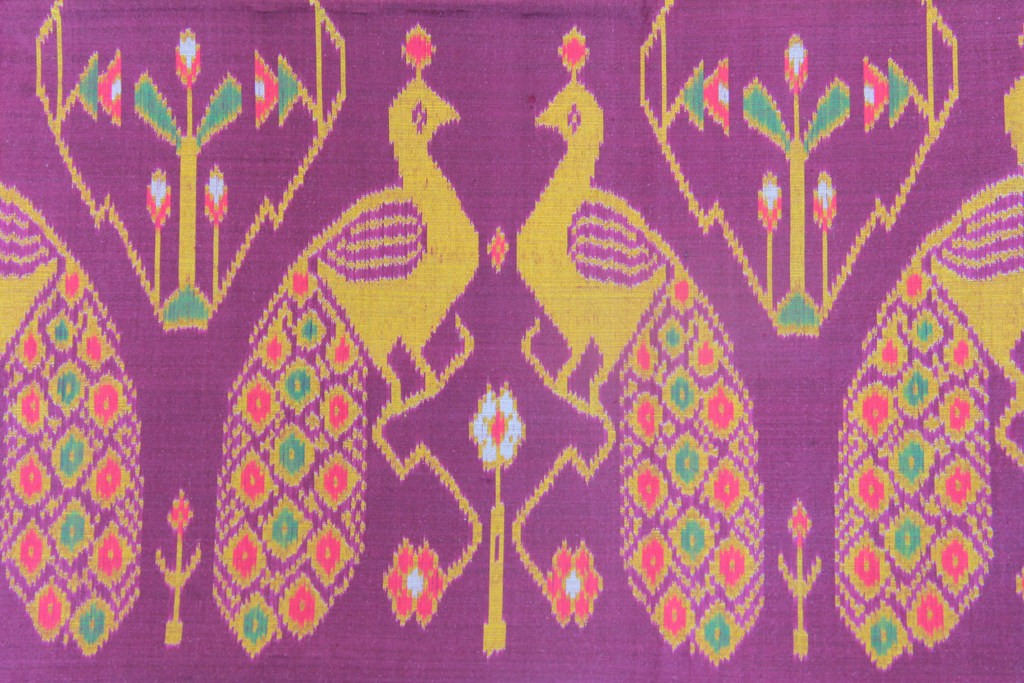
#> input picture images/005.jpg, 1024 x 683 px
$ python main.py
#> lines starting #> are read from the running program, lines starting #| are printed output that depends on the picture
'''
Created on Jan 4, 2557 BE

@author: Phisan Sookkhee
'''

import cv2

def CannyThreshold(lowThreshold):
    detected_edges = cv2.GaussianBlur(gray, (3, 3), 0)
    detected_edges = cv2.Canny(detected_edges, lowThreshold, lowThreshold * ratio, apertureSize=kernel_size)

    # just add some colour to edges from original image.
    dst = cv2.bitwise_and(img, img, mask=detected_edges)

    cv2.imshow('Fabrics Image Processing', detected_edges)
    # cv2.imshow('Fabrics Image Processing', dst)

if __name__ == '__main__':
    lowThreshold = 0
    max_lowThreshold = 100
    ratio = 3
    kernel_size = 3

    img = cv2.imread('../images/005.jpg')
#> img is the input picture: shape (683, 1024, 3); mean B, G, R 129.6, 107.2, 175.2
    gray = cv2.cvtColor(img, cv2.COLOR_BGR2GRAY)
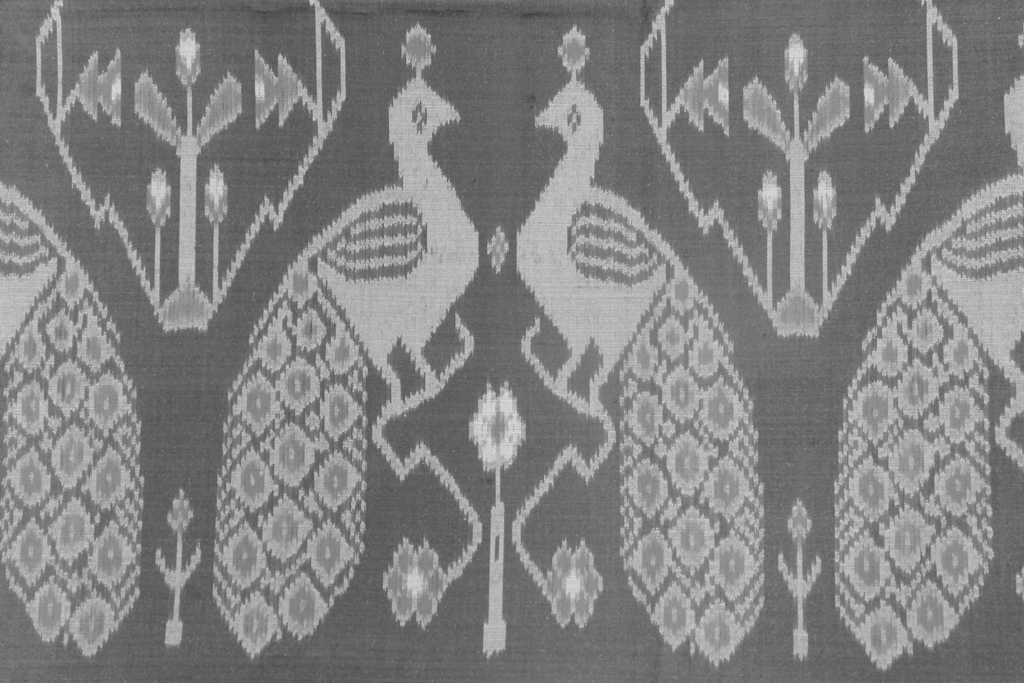
#> gray: shape (683, 1024); min 57, max 226, mean 130.1

    cv2.namedWindow('Fabrics Image Processing')

    cv2.createTrackbar('Min threshold', 'Fabrics Image Processing', lowThreshold, max_lowThreshold, CannyThreshold)
#> slider 'Min threshold' is set to 20

    # initialization
    CannyThreshold(lowThreshold)
#> in CannyThreshold, `detected_edges = cv2.Canny(detected_edges, lowThreshold, lowThreshold ..`:
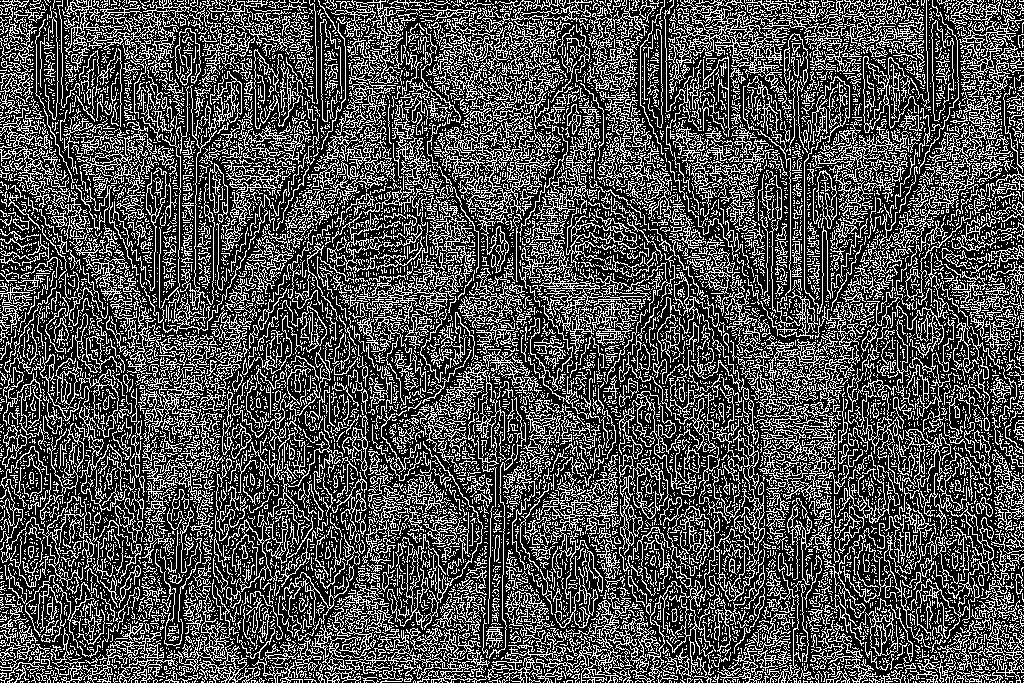
#> detected_edges: shape (683, 1024); 31% white in thin lines or dots
#> in CannyThreshold, `dst = cv2.bitwise_and(img, img, mask=detected_edges)`:
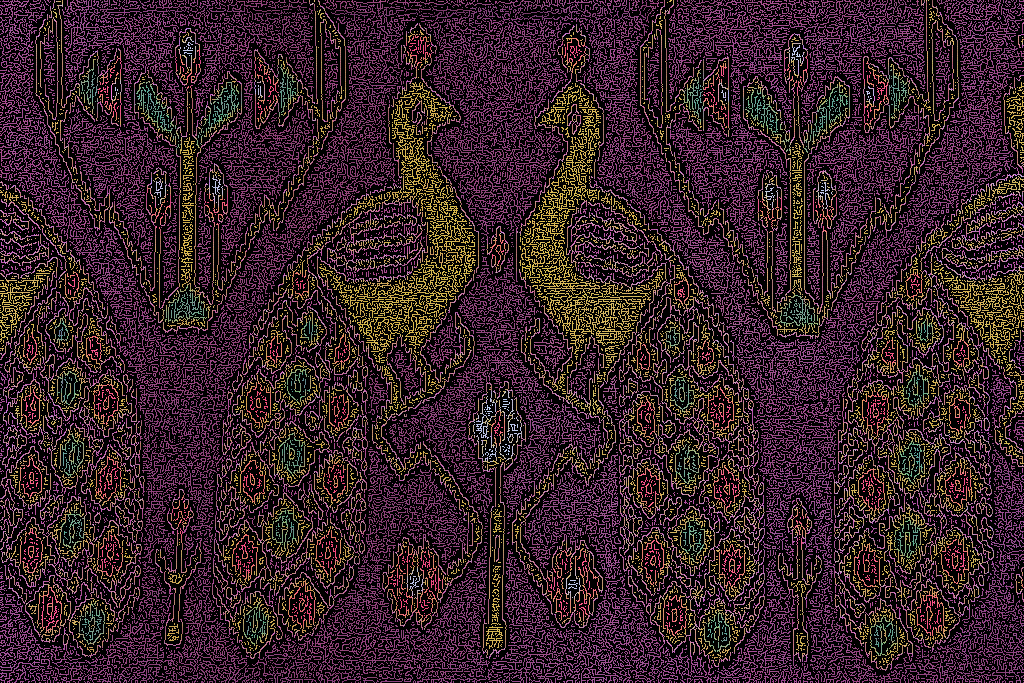
#> dst: shape (683, 1024, 3); mean B, G, R 40.5, 33, 53.8

    key = cv2.waitKey(0)
#> call 2 of CannyThreshold, with lowThreshold = 20
#> in CannyThreshold (call 2), `detected_edges = cv2.Canny(detected_edges, lowThreshold, lowThreshold ..`:
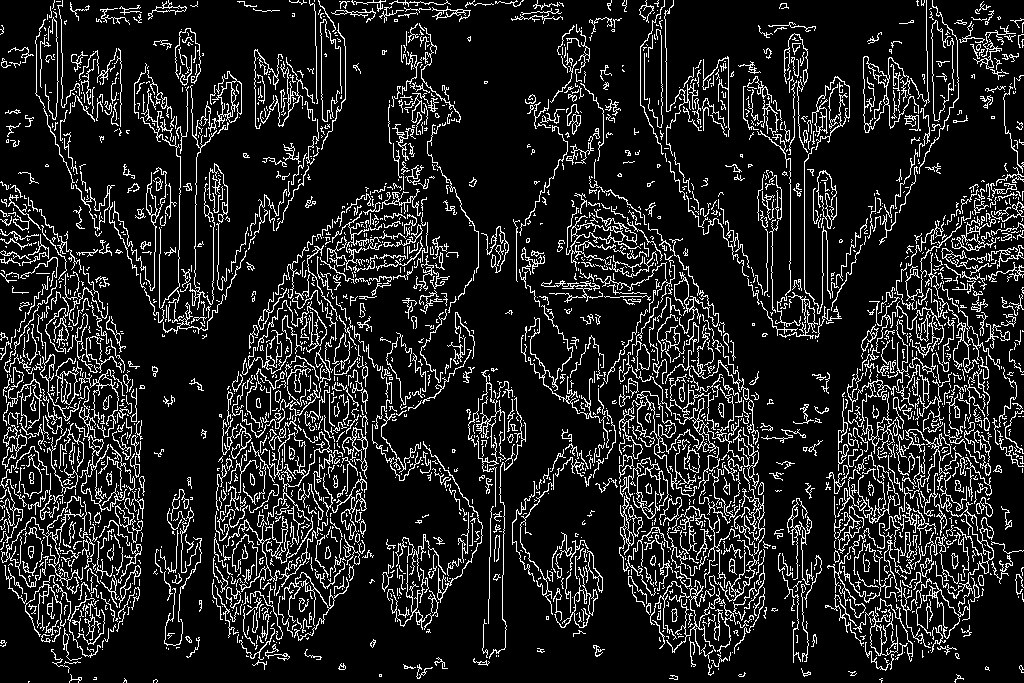
#> detected_edges: shape (683, 1024); 13.4% white in thin lines or dots
#> in CannyThreshold (call 2), `dst = cv2.bitwise_and(img, img, mask=detected_edges)`:
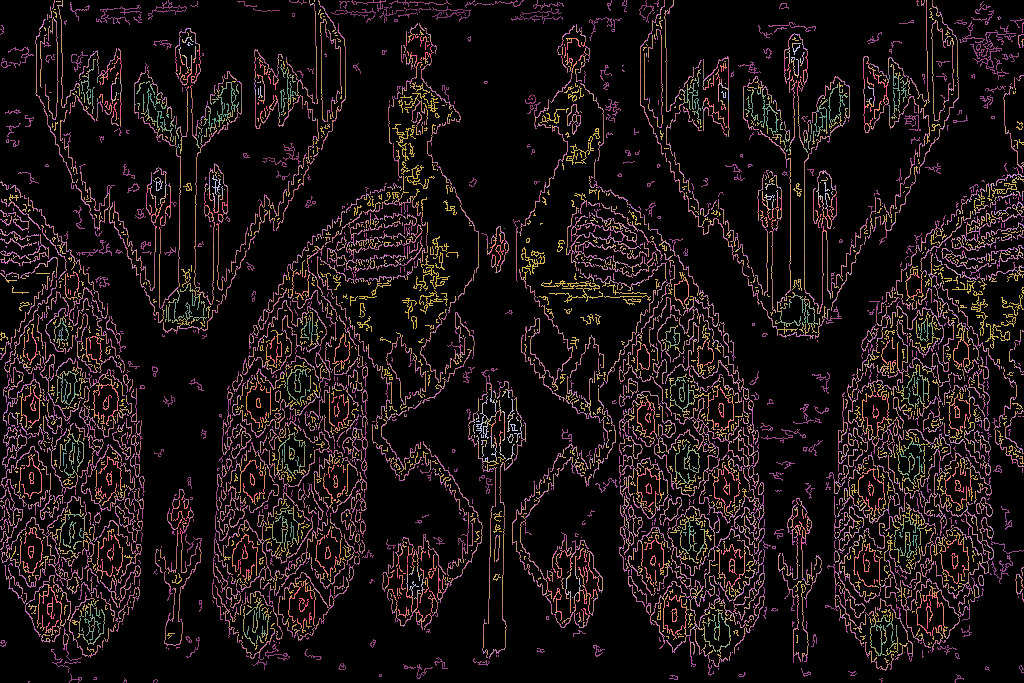
#> dst: shape (683, 1024, 3); mean B, G, R 17.8, 17.4, 25.4
#> (key Esc is pressed here)

    if key == 27:
        cv2.destroyAllWindows()

    # elif key == ord('s'):
    #     cv2.imwrite('result.jpg',detected_edges)
    #     cv2.destroyAllWindows()

$ run again, with images/001.jpg copied over images/005.jpg
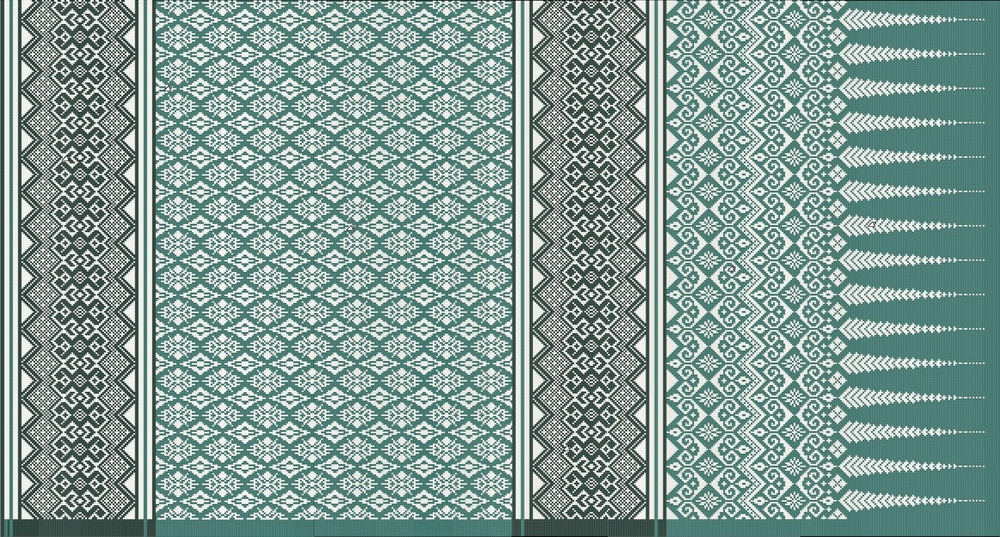
#> input picture images/001.jpg, 1000 x 537 px, shrunk from 3072 x 1650 before the run
#> img is the input picture: shape (537, 1000, 3); mean B, G, R 151.3, 157.1, 132.7
#> in CannyThreshold, `detected_edges = cv2.Canny(detected_edges, lowThreshold, lowThreshold ..`:
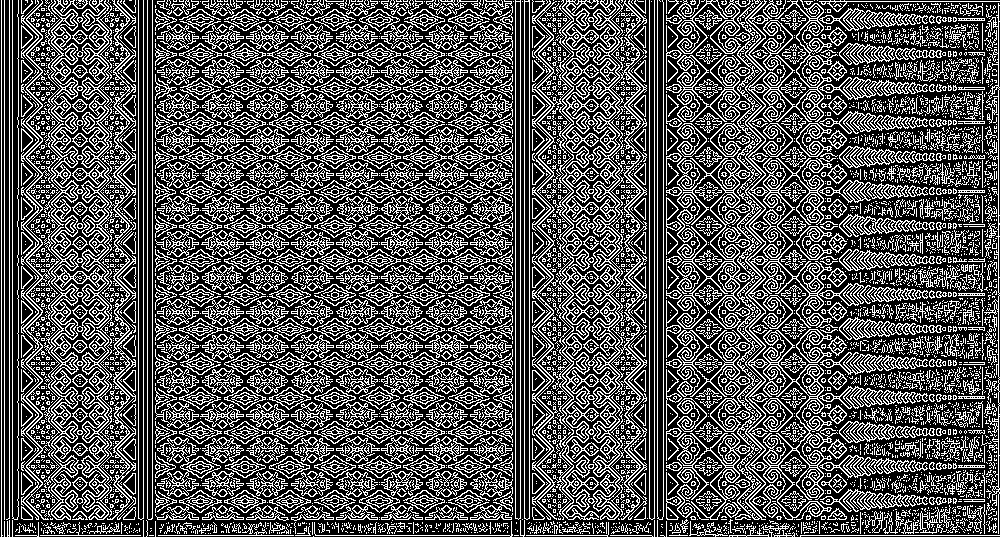
#> detected_edges: shape (537, 1000); 33.3% white in thin lines or dots
#> in CannyThreshold (call 2), `dst = cv2.bitwise_and(img, img, mask=detected_edges)`:
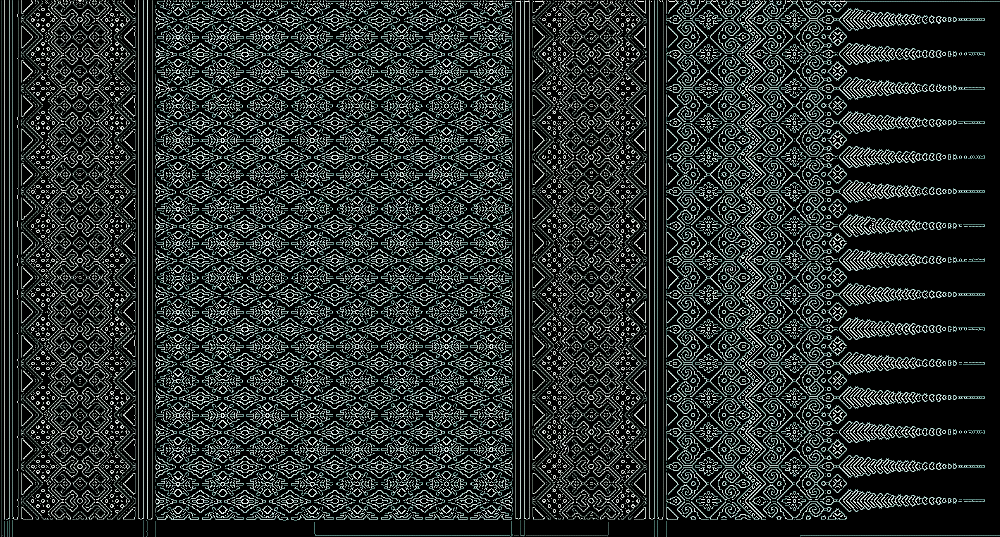
#> dst: shape (537, 1000, 3); mean B, G, R 46.9, 48.6, 42.7

$ run again, with images/003.jpg copied over images/005.jpg
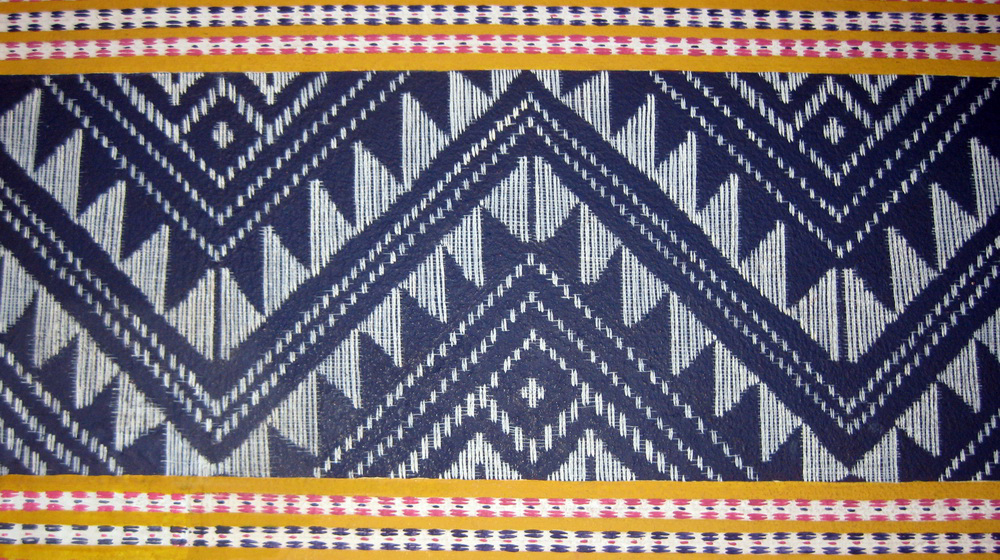
#> input picture images/003.jpg, 1000 x 560 px
#> img is the input picture: shape (560, 1000, 3); mean B, G, R 112, 108.8, 117.5
#> in CannyThreshold, `detected_edges = cv2.Canny(detected_edges, lowThreshold, lowThreshold ..`:
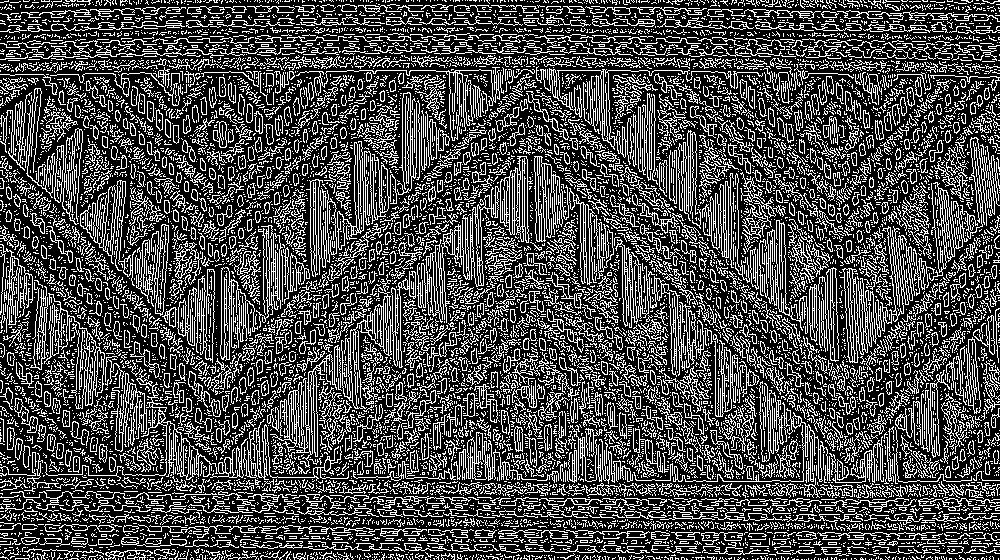
#> detected_edges: shape (560, 1000); 29.3% white in thin lines or dots
#> in CannyThreshold (call 2), `dst = cv2.bitwise_and(img, img, mask=detected_edges)`:
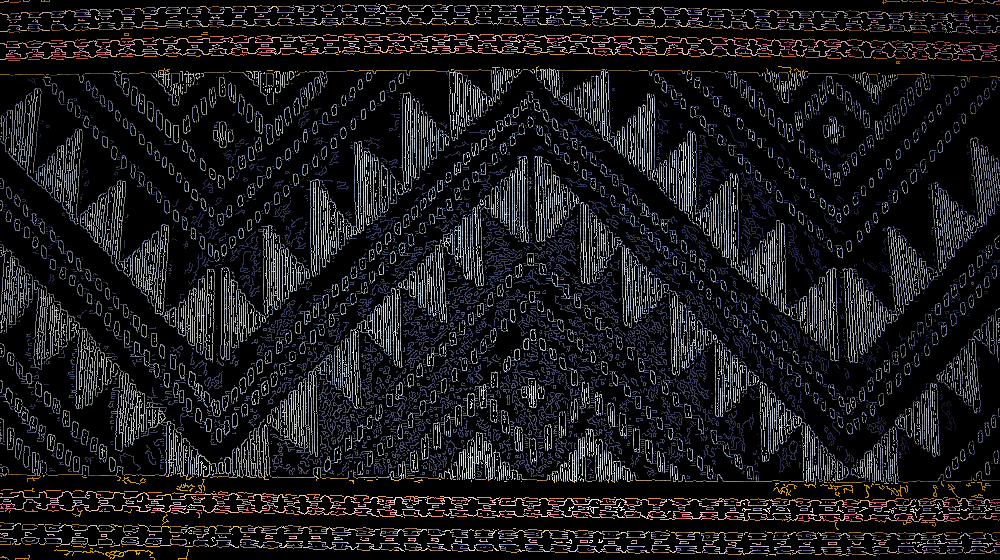
#> dst: shape (560, 1000, 3); mean B, G, R 28.6, 26.2, 27.1
